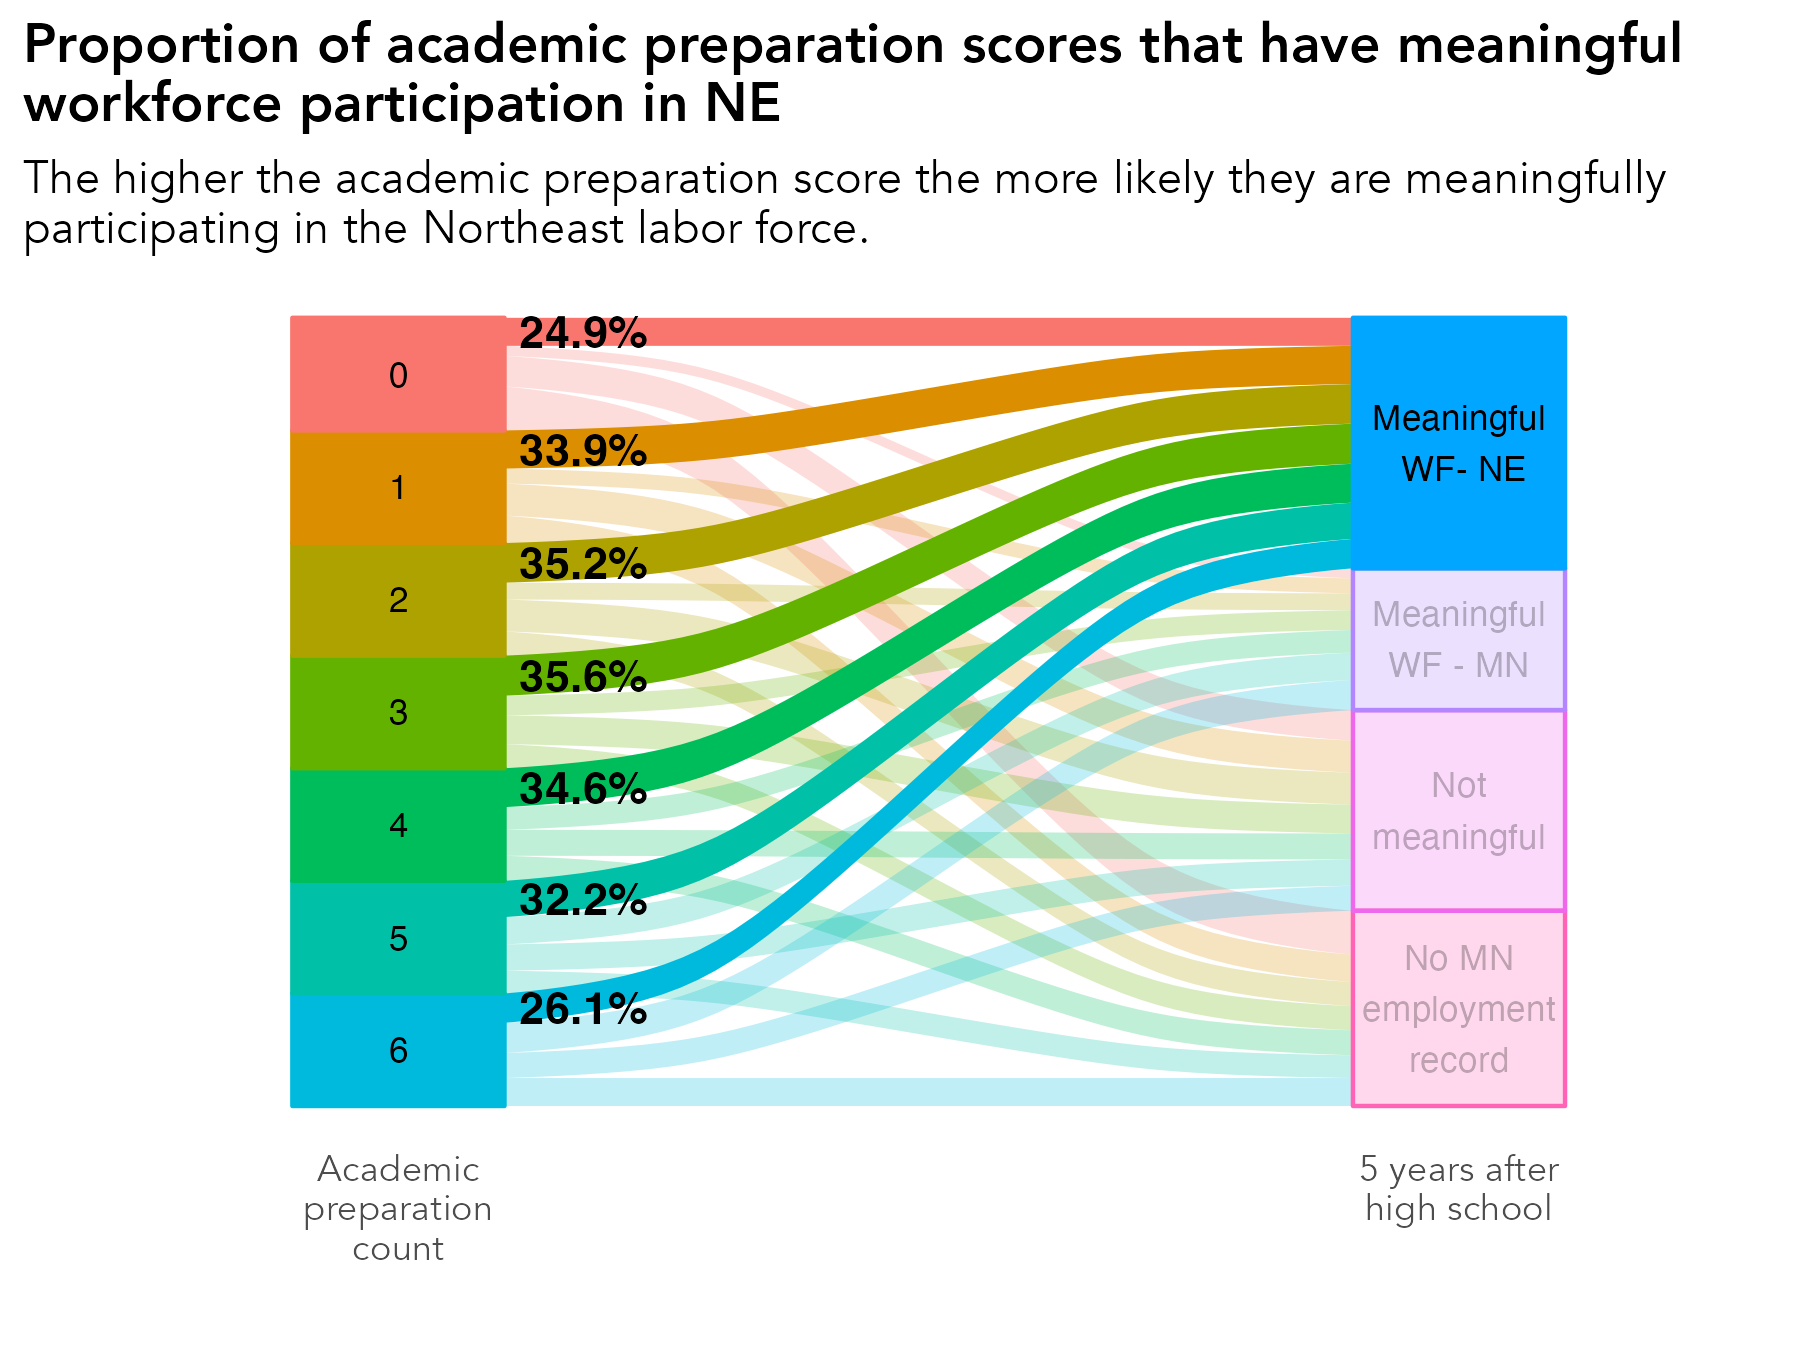

Source code (R):
# library -----------------------------------------------------------------
library(tidyverse)
library(sf)
library(ggrepel)
library(scales)
library(ggiraph)
library(rmapshaper)
library(cowplot)
library(RColorBrewer)
library(readxl)
library(lubridate)
library(readxl)
library(systemfonts)
reset_font_cache()
library(ggtext)
library(janitor)
library(cowplot)
library(ggalluvial)
library(ggsankey)


rm(list = ls())

# themes ------------------------------------------------------------------
theme_bar <- theme_bw() +
  theme(panel.grid.major = element_line(color = "grey70", size = 0.1),
        panel.grid.minor = element_blank(),
        axis.ticks = element_blank(),
        axis.text = element_text(face = "bold"),
        panel.border = element_blank(),
        legend.background = element_rect(fill = "transparent", color = "transparent"),
        legend.key = element_rect(fill = "transparent"),
        legend.key.size = unit(1, "lines"),
        legend.margin = margin(0,0,0,0),
        legend.title = element_blank(),
        legend.text = element_text(margin = margin(l = 2)),
        text = element_text(family = "Avenir") ,
        plot.title.position = "plot",
        plot.title = element_text(face = "bold"))

theme_line <- theme_bw() +
  theme(legend.background = element_rect(fill = "transparent", color = "transparent"),
        legend.key = element_rect(fill = "transparent"),
        legend.text = element_text(margin = margin(l = 2)),
        panel.grid.minor = element_blank(),
        panel.grid.major = element_line(color = "grey70", size = 0.1),
        axis.ticks = element_blank(),
        axis.text = element_text(face = "bold"),
        panel.border = element_blank(),
        legend.margin = margin(0,0,0,0),
        legend.key.size = unit(1, "lines"),
        text = element_text(family = "Avenir") ,
        plot.title.position = "plot",
        plot.title = element_text(face = "bold"))


theme_sf <- theme_bw() +
  theme(axis.text.x=element_blank(),
        axis.text.y=element_blank(),
        axis.ticks=element_blank(),
        panel.background = element_blank(),
        panel.grid.major = element_line(color = "white"),
        panel.border = element_blank(),
        legend.title = element_blank(),
        legend.text = element_text(margin = margin(l = 2)),
        legend.margin = margin(0,0,0,0),
        legend.key.size = unit(1, "lines"),
        text = element_text(family = "Avenir") ,
        plot.title.position = "plot",
        plot.title = element_text(face = "bold"))

theme_all <- theme_bw() +
  theme(axis.ticks=element_blank(),
        axis.text.y = element_blank(),
        panel.background = element_blank(),
        panel.grid.major = element_blank(),
        panel.grid = element_blank(),
        panel.border = element_blank(),
        legend.title = element_blank(),
        legend.text = element_text(margin = margin(l = 2)),
        legend.margin = margin(0,0,0,0),
        legend.key.size = unit(1, "lines"),
        text = element_text(family = "Avenir") ,
        plot.title.position = "plot",
        plot.title = element_text(face = "bold"))


regions <- read_csv("/Users/kellyasche/Library/CloudStorage/GoogleDrive-kasche@ruralmn.org/My Drive/Data Prep/R Projects/Join docs/county_regions.csv") %>%
  select(5,6) %>%
  unique() %>%
  mutate(edr = str_replace(edr, "  ", " "),
         planning.region = str_replace(planning.region, " Minnesota", ""),
         planning.region = fct_relevel(planning.region, "Northwest", "Northeast", "Central", "Seven County Mpls-St Paul", "Southwest", "Southeast"),
         edr = fct_relevel(edr, "EDR 1 - Northwest", "EDR 2 - Headwaters", "EDR 3 - Arrowhead", "EDR 4 - West Central", "EDR 5 - North Central", "EDR 6E- Southwest Central", "EDR 6W- Upper Minnesota Valley", "EDR 7E- East Central", "EDR 7W- Central", "EDR 8 - Southwest", "EDR 9 - South Central", "EDR 10 - Southeast", "EDR 11 - 7 County Twin Cities", "Minnesota"))

counties.regions <- read_csv("/Users/kellyasche/Library/CloudStorage/GoogleDrive-kasche@ruralmn.org/My Drive/Data Prep/R Projects/Join docs/county_regions.csv") %>%
  mutate(countyfp = formatC(countyfp, width = 3, flag = "0"),
         Name = str_to_title(Name),
         Name = str_replace(Name, "Q", "q"),
         Name = str_replace(Name, "Of The", "of the"),
         Name = str_replace(Name, "Mcleod", "McLeod"),
         Dem_Desc = ifelse(Name == "Minnesota", "Minnesota", Dem_Desc) ,
         edr = str_replace(edr, "  ", " "),
         planning.region = str_replace(planning.region, " Minnesota", ""),
         planning.region = fct_relevel(planning.region, "Northwest", "Northeast", "Central", "Seven County Mpls-St Paul", "Southwest", "Southeast"),
         edr = fct_relevel(edr, "EDR 1 - Northwest", "EDR 2 - Headwaters", "EDR 3 - Arrowhead", "EDR 4 - West Central", "EDR 5 - North Central", "EDR 6E- Southwest Central", "EDR 6W- Upper Minnesota Valley", "EDR 7E- East Central", "EDR 7W- Central", "EDR 8 - Southwest", "EDR 9 - South Central", "EDR 10 - Southeast", "EDR 11 - 7 County Twin Cities", "Minnesota"))

color.ruca <- c("Entirely rural" = "#009933", "Town/rural mix" = "#99CC33", "Urban/town/rural mix" = "#CC9966", "Entirely urban" = "#754C29", "Minnesota" = "black")

color.pr <- c("Northwest" = "#4575b4","Northeast" = "grey", "Central" = "#fee090", "Seven County Mpls-St Paul" = "#d73027", "Southwest" = "#91bfdb", "Southeast" = "#fc8d59", "Minnesota" = "black")

color.edr <- c("EDR 1 - Northwest" = "#b3cde3", "EDR 2 - Headwaters" = "#8c96c6", "EDR 3 - Arrowhead" = "#fe9929", "EDR 4 - West Central" = "#8856a7", "EDR 5 - North Central" = "#810f7c", "EDR 6E- Southwest Central" = "#e5f5f9", "EDR 6W- Upper Minnesota Valley" = "#bdc9e1", "EDR 7E- East Central" = "#99d8c9", "EDR 7W- Central" = "#2ca25f", "EDR 8 - Southwest" = "#74a9cf", "EDR 9 - South Central" = "#0570b0", "EDR 10 - Southeast" = "#d7301f", "EDR 11 - 7 County Twin Cities" = "#d8b365", "Minnesota" = "black")

color.pr.edr <- c ("Northwest" = "#4575b4","Northeast" = "#e0f3f8", "Central" = "#fee090", "Seven County Mpls-St Paul" = "#d73027", "Southwest" = "#91bfdb", "Southeast" = "#fc8d59", "Minnesota" = "black", "EDR 1 - Northwest" = "#b3cde3", "EDR 2 - Headwaters" = "#8c96c6", "EDR 3 - Arrowhead" = "#fe9929", "EDR 4 - West Central" = "#8856a7", "EDR 5 - North Central" = "#810f7c", "EDR 6E- Southwest Central" = "#e5f5f9", "EDR 6W- Upper Minnesota Valley" = "#bdc9e1", "EDR 7E- East Central" = "#99d8c9", "EDR 7W- Central" = "#2ca25f", "EDR 8 - Southwest" = "#74a9cf", "EDR 9 - South Central" = "#0570b0", "EDR 10 - Southeast" = "#d7301f", "EDR 11 - 7 County Twin Cities" = "#d8b365")

color.six <- c("#009933", "#4575b4", "grey", "#fee090", "#fc8d59", "#d73027")

mn_counties <- st_read("/Users/kellyasche/Library/CloudStorage/GoogleDrive-kasche@ruralmn.org/My Drive/Data Prep/R Projects/Shapefiles/County shapefiles/MNCounties_MNDOT.shp", quiet = TRUE) %>%
  ms_simplify(keep = .01, keep_shapes = TRUE) %>%
  rename("countyfp" = "FIPS_CODE")

counties.regions.1 <- counties.regions %>%
  mutate(statefp = "27",
         project.pr = ifelse(edr %in% c("EDR 1 - Northwest", "EDR 2 - Headwaters", "EDR 4 - West Central"), "Northwest",
                             ifelse(edr == "EDR 3 - Arrowhead", "Northeast",
                                    ifelse(edr %in% c("EDR 5 - North Central", "EDR 7E- East Central", "EDR 7W- Central"), "Central",
                                           ifelse(edr %in% c("EDR 6E- Southwest Central", "EDR 6W- Upper Minnesota Valley", "EDR 8 - Southwest"), "Southwest",
                                                  ifelse(edr %in% c("EDR 9 - South Central", "EDR 10 - Southeast"), "Southern", as.character(planning.region)))))),
         project.pr = fct_relevel(project.pr, "Northwest", "Northeast", "Central", "Seven County Mpls-St Paul", "Southwest", "Southern"))


# Prep data ---------------------------------------------------------------

original <- read_csv("Data/SLEDS/Masters/Master-report-dataset.csv")

academic.prep <- original %>%
  select(PersonID, took.ACT, ACTCompositeScore, pseo.participant, MCA.M, MCA.R, MCA.S) %>%
  mutate(
    # Academic engagement indicators
    act_taken = if_else(took.ACT == "Yes", 1L, 0L),
    pseo = if_else(pseo.participant == 1, 1L, 0L),
    
    # Academic performance indicators
    act_high = if_else(!is.na(ACTCompositeScore) & ACTCompositeScore >= 21, 1L, 0L),
    mca_math_prof = if_else(!is.na(MCA.M) & MCA.M >= 3, 1L, 0L),
    mca_read_prof = if_else(!is.na(MCA.R) & MCA.R >= 3, 1L, 0L),
    mca_sci_prof = if_else(!is.na(MCA.S) & MCA.S >= 3, 1L, 0L)
  ) %>%
  mutate(
    academic_prep_count = rowSums(
      cbind(
        act_taken,
        pseo,
        act_high,
        mca_math_prof,
        mca_read_prof,
        mca_sci_prof
      ),
      na.rm = TRUE
    )
  ) %>%
  select(PersonID, academic_prep_count)

data <- original %>%
  left_join(academic.prep, by = "PersonID") %>% 
  select(grad.year.5, academic_prep_count) %>%
  mutate(academic_prep_count = as.character(academic_prep_count),
         academic_prep_count = fct_relevel(academic_prep_count, "0", "1", "2", "3", "4", "5", "6")) %>%
  filter(grad.year.5 != "After 2023") %>%
  filter(grad.year.5 != "Attending ps") %>%
  filter(!academic_prep_count %in% c("Attending ps", "Never attended ps", "Did not grad")) %>%
  group_by(academic_prep_count, grad.year.5) %>%
  summarize(n = n()) %>%
  ungroup() %>%
  group_by(academic_prep_count) %>%
  mutate(pct = n / sum(n)) %>%
  ungroup() %>%
  mutate(grad.year.5 = str_replace(grad.year.5, "No MN emp record, not attending ps", "No MN employment record"),
         grad.year.5 = str_replace(grad.year.5, "Not meaningful, not attending ps", "Not meaningful"),
         grad.year.5 = str_replace(grad.year.5, "Meaningful WF - Northeast", "Meaningful WF - NE"))

levels(data$academic_prep_count)

academic_prep_count.order <- c("0", "1", "2", "3", "4", "5", "6")

grad.year.5.order <- c("Meaningful WF - NE", "Meaningful WF - MN", "Not meaningful", "No MN employment record")

academic_prep_count.order.plot <- c("0", "1", "2", "3", "4", "5", "6")

grad.year.5.order.plot <- c("Meaningful\n WF- NE", "Meaningful\nWF - MN", "Not\nmeaningful", "No MN\nemployment\nrecord")

df_lodes <- data %>%
  mutate(
    academic_prep_count = factor(academic_prep_count, levels = academic_prep_count.order),
    grad.year.5     = factor(grad.year.5, levels = grad.year.5.order)
  ) %>%
  to_lodes_form(
    axes = c("academic_prep_count", "grad.year.5"),
    key = "axis",
    value = "stratum",
    id = "flow_id"
  ) %>%
  group_by(flow_id) %>%
  mutate(
    highlight = if_else(
      any(stratum %in% c("Meaningful WF - NE")),
      "highlight",
      "base"
    )
  ) %>%
  ungroup() %>%
  group_by(flow_id) %>%
  mutate(
    academic_prep_count = first(stratum[axis == "academic_prep_count"])
  ) %>%
  ungroup()


labels <- df_lodes %>%
  filter(axis == "academic_prep_count", highlight == "highlight") %>%
  arrange(academic_prep_count) %>%
  select(stratum, pct) %>%
  mutate(half.pct = pct / 2,
         cumsum = rev(seq(n())),
         yloc = cumsum - half.pct,
         highlight = "highlight") 

master <- df_lodes %>%
  left_join(labels, by = c("stratum", "highlight", "pct"))

names(labels)
# Create chart ------------------------------------------------------------

ggplot(
  master,
  aes(
    x = axis,
    stratum = stratum,
    alluvium = flow_id,
    y = pct,
    fill = academic_prep_count,     # left-side colors
    alpha = highlight           # highlight flows
  )
) +
  geom_flow(width = 0.4) +
  geom_stratum(width = 0.4, aes(fill = stratum, color = stratum)) +
  geom_text(
    stat = "stratum",
    label = c(rev(academic_prep_count.order.plot), rev(grad.year.5.order.plot)),
    size = 3
  ) +
  geom_text(aes(x = 1.35, y = yloc, label = percent(pct, accuracy = .1)), fontface = "bold") +
  scale_alpha_manual(
    values = c(highlight = 1, base = 0.25),
    guide = "none"
  ) +
  scale_x_discrete(
    limits = c("academic_prep_count", "middle", "grad.year.5"),
    labels = c("Academic\npreparation\ncount", "", "5 years after\nhigh school")
  ) +
  labs(x = "", 
       y = "",
       title = "Proportion of academic preparation scores that have meaningful\nworkforce participation in NE",
       subtitle = "The higher the academic preparation score the more likely they are meaningfully\nparticipating in the Northeast labor force.") +
  theme_all +
  theme(legend.position = "none")

ggsave(filename = "Charts/Paper report/sankey-academic-prep-meaningful-wf-ne.pdf", device = cairo_pdf, dpi = "print", width = 6, height = 4.5)

ggsave(filename = "Charts/Paper report/sankey-academic-prep-meaningful-wf-ne.png", dpi = "print", width = 6, height = 4.5)
